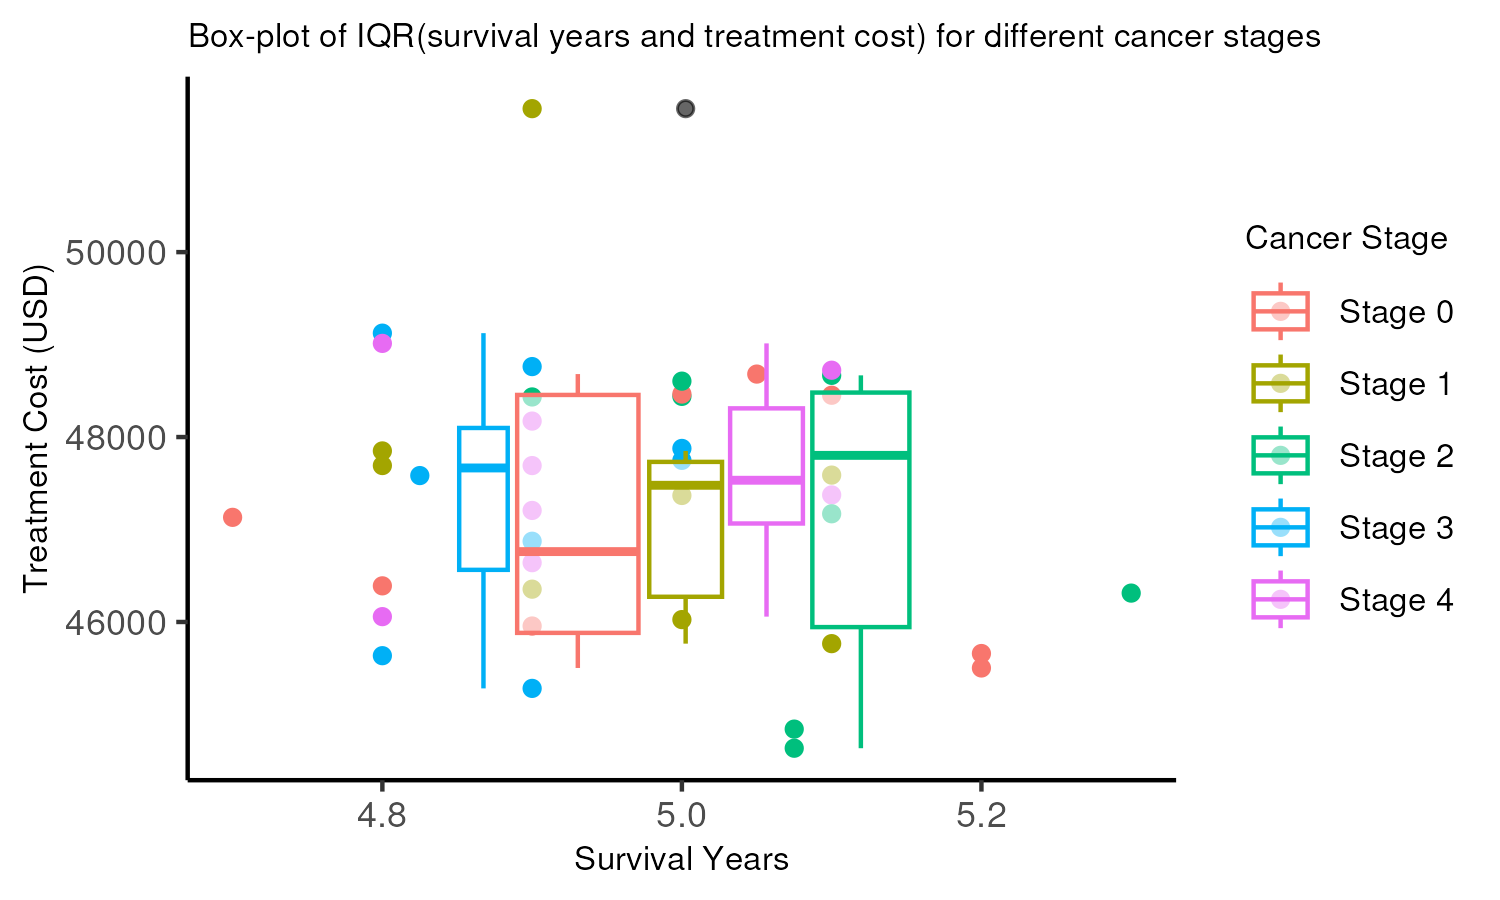

This chart was generated by the following R code:
cancer2 <- cancer |>
  select(cancer_type,cancer_stage,survival_years,treatment_cost) |>
  group_by(cancer_type,cancer_stage) |>
  summarize(survival_years = IQR(survival_years),
            treatment_cost = IQR(treatment_cost)) |>
  ungroup()

View(cancer2)
p<-ggplot(cancer2,aes(x=survival_years,y=treatment_cost,color=factor(cancer_stage)))+
  geom_point()+
  geom_boxplot(alpha=0.6,outlier.color="black")+
  labs(color= "Cancer Stage")+
  labs(
    x="Survival Years",
    y="Treatment Cost (USD)",
    title="Box-plot of IQR(survival years and treatment cost) for different cancer stages"
  )+theme_classic()+
  theme(plot.title = element_text(size=8))+
  theme(axis.title.x=element_text(size=8))+
  theme(axis.title.y=element_text(size=8))+
  theme(legend.title=element_text(size=8))+
  theme(legend.text=element_text(size=8))

ggsave(
  "boxplot_IQR.png",
  plot = p,
  width = 1500,
  height = 900,
  units = "px"
)
